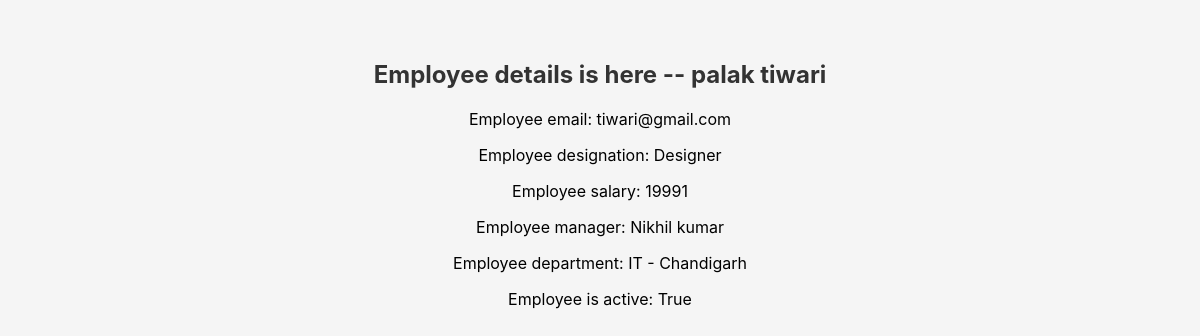
/employee/3/, run on the app's committed database.
### employeesApp/models.py (models this page shows, shortened)
class Employee(models.Model):
    first_name = models.CharField(max_length=50)
    last_name = models.CharField(max_length=50)
    email = models.EmailField(unique=True)
    designation = models.CharField(choices=[('Manager', 'Manager'), ('Developer', 'Developer'), ('Designer', 'Designer')], max_length=20)
    salary = models.IntegerField()
    joining_date = models.DateField()
    is_active = models.BooleanField(default=True)
    department = models.ForeignKey(Departments, on_delete=models.SET_NULL, blank=True, null= True)
    manager = models.ForeignKey("self", on_delete=models.SET_NULL, blank=True, null=True)
    def __str__(self):
        return f"{self.first_name} {self.last_name}"

class Departments(models.Model):
    name = models.CharField(max_length=100)
    location = models.CharField(max_length=50)
    def __str__(self):
        return f"{self.name} - {self.location}"

### employees1/views.py (the view)
# urls.py: path('employee/<int:id>/', employee_details, name='employee_details'),
def employee_details(request, id):
    employee = get_object_or_404(Employee, id=id)
    context = {
        'employee': employee
    }
    return render(request, 'employee_details.html', context)

### templates/employee_details.html (shortened to what this page needs)
{% load static %}
<!DOCTYPE html>
<html lang="en">
<head>
    <link rel="stylesheet" href="{% static 'css/styles.css' %}">
    <link rel="stylesheet" href="https://cdnjs.cloudflare.com/ajax/libs/font-awesome/4.7.0/css/font-awesome.min.css">
</head>
<body>
    <h2>Employee details is here -- {{ employee.first_name }} {{ employee.last_name }}</h2>
    <p>Employee email: {{ employee.email }}</p>
    <p>Employee designation: {{ employee.designation }}</p>
    <p>Employee salary: {{ employee.salary }}</p>
    <p>Employee manager: {{ employee.manager }}</p>
    <p>Employee department: {{ employee.department }}</p>
    <p>Employee is active: {{ employee.is_active }}</p>
</body>
</html>

### employeesApp/static/css/styles.css (style rules this page uses)
body { font-family: "Inter", sans-serif; background: #f5f5f5; margin: 0; padding: 40px; text-align: center; }
h2 { margin-bottom: 20px; color: #333; }

### data on the page
Employee: first_name "palak", last_name "tiwari", email "tiwari@gmail.com", designation "Designer", salary "19991", manager "Nikhil kumar", department "IT - Chandigarh", is_active "True"
